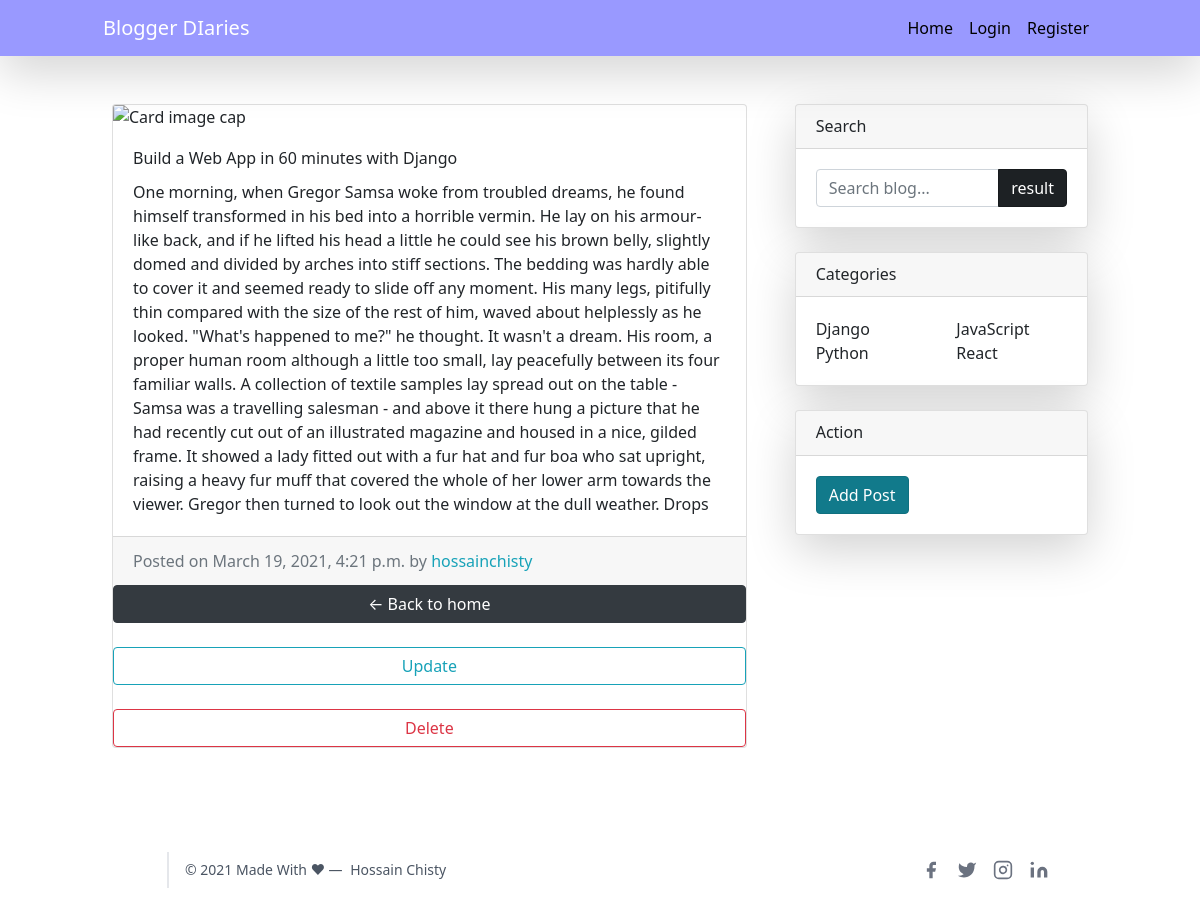
Page /post_detail/build-web-app-60-minutes-django on the committed database.
### Blog/models.py (models this page shows, shortened)
class Post(models.Model):
    title = models.CharField(max_length=200)
    body = models.TextField()
    slug = AutoSlugField(populate_from='title',null=True)
    published_date = models.DateTimeField(auto_now_add=True)
    author = models.ForeignKey(
        User,
         on_delete=models.CASCADE)
    class Meta:
        verbose_name_plural = 'Post'
        ordering = ['-published_date',]

### Blog/views.py (the view)
# urls.py: path('post_detail/<slug:post>' ,views.post_detail, name="post_detail"),
def post_detail(request,post):
    post = get_object_or_404(Post, slug=post)
    return render(request, 'post_detail.html', {'post':post})

### Blog/templates/post_detail.html
{% extends "base.html" %}
{% block content %}
<div class="col-md-8 p-4">
    <div class="card mb-4 my-6">
        <img class="card-img-top" src="https://sonomacounty.ca.gov/uploadedImages/Sonoma_County_Portal/Human_Services/_Uploaded_Images/_Content/Employment_and_Training/e-t-wib-light-bulb-750x300.jpg?n=8565" alt="Card image cap">
        <div class="card-body">
            <h3 class="card-title">{{ post.title }}</h3>
            <p class="card-text">{{ post.body | linebreaks }}</p>
        </div>
        <div class="card-footer text-muted">
            Posted on {{ post.published_date }}
            by
            <a href="#">
            <span class="text-info mr-2">
            {{ post.author}}
            </span>
            </a>
        </div>
    <a href="{% url 'home' %}" class="btn btn-dark">&larr; Back to home</a><br>
    <a href="{% url 'post_edit' post.pk %}" class="btn btn-outline-info">Update</a> <br>
    <a href="{% url 'post_delete' post.pk %}" class="btn btn-outline-danger">Delete</a>
    </div>
</div>
{% endblock %}

### static/css/blog-home.css (style rules this page uses)
body { padding-top: 56px; }
* { padding: 0; margin: 0; }

### rows in the picture
Post: title "Build a Web App in 60 minutes with Django", body "One morning, when Gregor Samsa woke from troubled dreams, he found himself transformed in his bed into a horrible vermin. He lay on his armour-like back, and if he lifted his head a little he could see his brown belly, slightly domed and divided by arches into stiff sections. The bedding was hardly able to cover it and seemed ready to slide off any moment. His many legs, pitifully thin compared with the size of the rest of him, waved about helplessly as he looked. \"What's happened to me?\" he thought. It wasn't a dream. His room, a proper human room although a little too small, lay peacefully between its four familiar walls. A collection of textile samples lay spread out on the table - Samsa…", published_date "March 19, 2021, 4:21 p.m.", author "hossainchisty"
